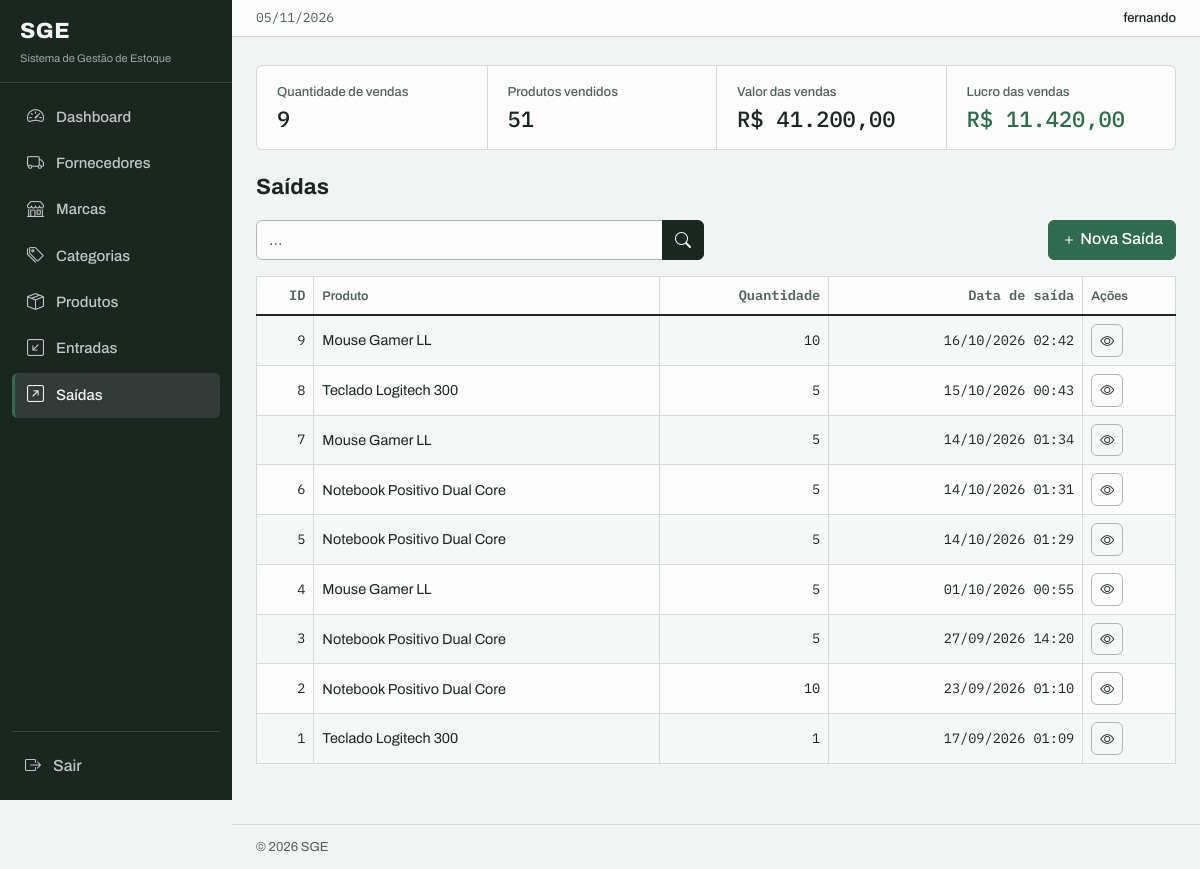
/outflows/list/ (signed in), run on the app's committed database.
### outflows/models.py (models this page shows, shortened)
class Outflow(models.Model):
    product = models.ForeignKey(
        Product, on_delete=models.PROTECT, related_name="outflows"
    )
    quantity = models.IntegerField()
    description = models.TextField(null=True, blank=True)
    created_at = models.DateTimeField(auto_now_add=True)
    updated_at = models.DateTimeField(auto_now=True)
    class Meta:
        ordering = ["-created_at"]

### products/models.py (models this page shows)
class Product(models.Model):
    title = models.CharField(max_length=500)
    category = models.ForeignKey(
        Category, on_delete=models.PROTECT, related_name="products"
    )
    brand = models.ForeignKey(Brand, on_delete=models.PROTECT, related_name="products")
    description = models.TextField(null=True, blank=True)
    serie_number = models.CharField(max_length=200, null=True, blank=True)
    cost_price = models.DecimalField(max_digits=20, decimal_places=2)
    selling_price = models.DecimalField(max_digits=20, decimal_places=2)
    quantity = models.IntegerField(default=0)
    created_at = models.DateTimeField(auto_now_add=True)
    updated_at = models.DateTimeField(auto_now=True)
    class Meta:
        ordering = ["title"]
    def __str__(self):
        return self.title

### outflows/views.py (the view)
# urls.py: path("outflows/list/", views.OutflowListView.as_view(), name="outflow_list"),
class OutflowListView(LoginRequiredMixin, PermissionRequiredMixin, ListView):
    model = models.Outflow
    template_name = "outflow_list.html"
    context_object_name = "outflows"
    paginate_by = 10
    permission_required = "outflows.view_outflow"
    def get_queryset(self):
        queryset = super().get_queryset()
        product = self.request.GET.get("product")
        if product:
            queryset = queryset.filter(product__icontains=product)
        return queryset
    def get_context_data(self, **kwargs):
        context = super().get_context_data(**kwargs)
        context["sales_metrics"] = metrics.get_sales_metrics()
        return context

### app/context_processors.py (called while the page is built)
def static_versions(request):
    try:
        version = int(_CSS.stat().st_mtime)
    except OSError:
        version = 1
    return {"sge_css_v": version}

### app/metrics.py (called while the page is built)
def get_sales_metrics():
    total_sales = Outflow.objects.count()
    total_products_sold = (
        Outflow.objects.aggregate(total_products_sold=Sum("quantity"))[
            "total_products_sold"
        ] or 0
    )
    total_sales_value = sum(
        outflow.quantity * outflow.product.selling_price
        for outflow in Outflow.objects.all()
    )
    total_sales_cost = sum(
        outflow.quantity * outflow.product.cost_price
        for outflow in Outflow.objects.all()
    )
    total_sales_profit = total_sales_value - total_sales_cost
    return dict(
        total_sales=total_sales,
        total_products_sold=total_products_sold,
        total_sales_value=number_format(
            total_sales_value, decimal_pos=2, force_grouping=True
        ),
        total_sales_profit=number_format(
            total_sales_profit, decimal_pos=2, force_grouping=True
        ),
    )

### outflows/templates/outflow_list.html (shortened to what this page needs)
{% extends 'base.html' %}
{% block content %}
{% if perms.outflows.view_outflow%}
    {% include 'components/_sales_metrics.html' %}
{% endif %}
<h1 class="sge-page-title">Saídas</h1>
<div class="row mb-3">
    <div class="col-md-6">
        <form method="get" action="{% url 'outflow_list' %}" role="search">
            <div class="input-group">
                <input type="text" class="form-control" name="product" placeholder="…" aria-label="Buscar por produto" value="{{ request.GET.name }}">
                <button type="submit" class="btn btn-primary" aria-label="Buscar">
                    <i class="bi bi-search" aria-hidden="true"></i>
                </button>
            </div>
        </form>
    </div>
    {% if perms.outflows.add_outflow %}
        <div class="col-md-6">
            <a href="{% url 'outflow_create' %}" class="btn btn-success float-end">
                <i class="bi bi-plus" aria-hidden="true"></i> Nova Saída
            </a>
        </div>
    {% endif %}
</div>
<div class="table-responsive">
    <table class="table table-striped table-bordered">
        <thead>
            <tr>
                <th class="num" scope="col">ID</th>
                <th scope="col">Produto</th>
                <th class="num" scope="col">Quantidade</th>
                <th class="num" scope="col">Data de saída</th>
                <th scope="col">Ações</th>
            </tr>
        </thead>
        <tbody>
            {% for outflow in outflows %}
            <tr>
                <td class="num">{{ outflow.id }}</td>
                <td>{{ outflow.product }}</td>
                <td class="num">{{ outflow.quantity }}</td>
                <td class="num">{{ outflow.created_at|date:'d/m/Y H:i' }}</td>
                <td>
                    <a href="{% url 'outflow_detail' outflow.id %}" class="btn btn-info btn-sm" aria-label="Ver detalhes da saída {{ outflow.id }}">
                        <i class="bi bi-eye" aria-hidden="true"></i>
                    </a>
                </td>
            </tr>
            {% empty %}
            <tr><td colspan="5" class="text-center py-4 text-secondary">Nenhum registro para mostrar.</td></tr>
        {% endfor %}
        </tbody>
    </table>
</div>
{% endblock %}

### app/templates/components/_header.html (shortened to what this page needs)
<header class="sge-topbar">
  <span class="sge-topbar-date" aria-label="Data de hoje">{% now 'd/m/Y' %}</span>
  <span class="sge-topbar-user">{{ user.username }}</span>
</header>

### app/static/css/sge.css (style rules this page uses)
:root { color-scheme: light; --sge-paper: #F2F4F3; --sge-paper-raised: #FBFCFB; --sge-ink: #1C2621; --sge-ink-soft: #55605A; --sge-line: #D4DBD6; --sge-line-strong: #AEB9B2; --sge-in: #2E6B4F; --sge-in-soft: #E3EFE8; --sge-out: #C4341B; --sge-out-soft: #F9E9E4; --sge-amber: #906000; --sge-amber-soft: #F7EFDD; --sge-radius: 6px; --bs-body-bg: var(--sge-paper); --bs-body-color: var(--sge-ink); --bs-body-font-family: "Archivo", system-ui, -apple-system, sans-serif; --bs-body-font-size: 0.9375rem; --bs-body-line-height: 1.55; --bs-border-color: var(--sge-line); --bs-link-color: var(--sge-in); --bs-link-hover-color: #21503B; --bs-emphasis-color: var(--sge-ink); }
body { font-feature-settings: "tnum" 1; -webkit-tap-highlight-color: rgba(28, 38, 33, 0.08); }
.btn, .sge-nav .nav-link, .sge-nav .sge-nav-exit .btn-link { touch-action: manipulation; }
.sge-topbar { display: flex; align-items: center; gap: 1rem; padding: 0.5rem 1.5rem; border-bottom: 1px solid var(--sge-line); background: var(--sge-paper-raised); font-size: 0.8125rem; color: var(--sge-ink-soft); }
.sge-topbar .sge-topbar-date { font-family: "IBM Plex Mono", monospace; font-size: 0.8125rem; }
.sge-topbar .sge-topbar-user { margin-left: auto; color: var(--sge-ink); font-weight: 500; }
.sge-page-title { font-weight: 700; font-stretch: 112%; font-size: 1.375rem; letter-spacing: 0.01em; margin: 0 0 1.25rem; text-wrap: balance; }
.table { --bs-table-bg: var(--sge-paper-raised); --bs-table-striped-bg: #F5F8F6; --bs-table-striped-color: var(--sge-ink); --bs-table-hover-bg: var(--sge-in-soft); --bs-table-hover-color: var(--sge-ink); margin-bottom: 1.25rem; font-size: 0.9rem; }
.table thead th { font-size: 0.78rem; font-weight: 600; color: var(--sge-ink-soft); border-bottom: 2px solid var(--sge-ink); white-space: nowrap; }
.table td { border-color: var(--sge-line); vertical-align: middle; }
.table th.num, .table td.num { text-align: right; font-family: "IBM Plex Mono", monospace; font-size: 0.85rem; }
.btn { --bs-btn-border-radius: var(--sge-radius); --bs-btn-font-weight: 500; font-family: inherit; }
.btn-primary { --bs-btn-bg: var(--sge-ink); --bs-btn-border-color: var(--sge-ink); --bs-btn-hover-bg: #2C3A33; --bs-btn-hover-border-color: #2C3A33; --bs-btn-active-bg: #2C3A33; --bs-btn-active-border-color: #2C3A33; --bs-btn-disabled-bg: var(--sge-ink); --bs-btn-disabled-border-color: var(--sge-ink); }
.btn-success { --bs-btn-bg: var(--sge-in); --bs-btn-border-color: var(--sge-in); --bs-btn-hover-bg: #25583F; --bs-btn-hover-border-color: #25583F; --bs-btn-active-bg: #25583F; --bs-btn-active-border-color: #25583F; --bs-btn-disabled-bg: var(--sge-in); --bs-btn-disabled-border-color: var(--sge-in); }
.btn-info { --bs-btn-color: var(--sge-ink); --bs-btn-bg: transparent; --bs-btn-border-color: var(--sge-line-strong); --bs-btn-hover-color: var(--sge-ink); --bs-btn-hover-bg: var(--sge-paper); --bs-btn-hover-border-color: var(--sge-ink-soft); --bs-btn-active-color: var(--sge-ink); --bs-btn-active-bg: var(--sge-line); --bs-btn-active-border-color: var(--sge-ink-soft); --bs-btn-disabled-color: var(--sge-ink-soft); --bs-btn-disabled-bg: transparent; --bs-btn-disabled-border-color: var(--sge-line); }
.form-control, .form-select { --bs-border-radius: var(--sge-radius); border-color: var(--sge-line-strong); background-color: var(--sge-paper-raised); }
.bi { vertical-align: -0.125em; }

### data on the page
Outflow: id "9", product "Mouse Gamer LL", quantity "10", created_at "16/10/2026 02:42"
Outflow: id "8", product "Teclado Logitech 300", quantity "5", created_at "15/10/2026 00:43"
Outflow: id "7", product "Mouse Gamer LL", quantity "5", created_at "14/10/2026 01:34"
Outflow: id "6", product "Notebook Positivo Dual Core", quantity "5", created_at "14/10/2026 01:31"
Outflow: id "5", product "Notebook Positivo Dual Core", quantity "5", created_at "14/10/2026 01:29"
Outflow: id "4", product "Mouse Gamer LL", quantity "5", created_at "01/10/2026 00:55"
Outflow: id "3", product "Notebook Positivo Dual Core", quantity "5", created_at "27/09/2026 14:20"
Outflow: id "2", product "Notebook Positivo Dual Core", quantity "10", created_at "23/09/2026 01:10"
Outflow: id "1", product "Teclado Logitech 300", quantity "1", created_at "17/09/2026 01:09"

### other printed values
{{ user.username }} "fernando"
{{ sales_metrics.total_sales }} "9"
{{ sales_metrics.total_products_sold }} "51"
{{ sales_metrics.total_sales_value }} "41.200,00"
{{ sales_metrics.total_sales_profit }} "11.420,00"
